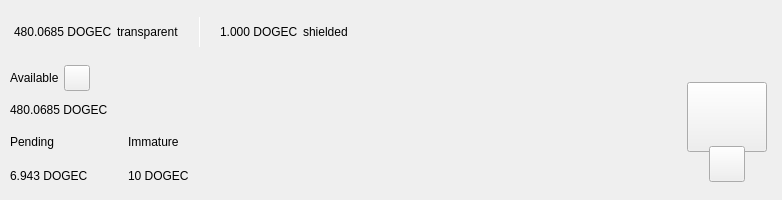
<?xml version="1.0" encoding="UTF-8"?>
<ui version="4.0">
 <class>TopBar</class>
 <widget class="QWidget" name="TopBar">
  <property name="geometry">
   <rect>
    <x>0</x>
    <y>0</y>
    <width>734</width>
    <height>200</height>
   </rect>
  </property>
  <property name="minimumSize">
   <size>
    <width>0</width>
    <height>200</height>
   </size>
  </property>
  <property name="maximumSize">
   <size>
    <width>16777215</width>
    <height>200</height>
   </size>
  </property>
  <property name="windowTitle">
   <string notr="true">N/A</string>
  </property>
  <layout class="QVBoxLayout" name="verticalLayout_10" stretch="0">
   <property name="spacing">
    <number>0</number>
   </property>
   <property name="leftMargin">
    <number>0</number>
   </property>
   <property name="topMargin">
    <number>0</number>
   </property>
   <property name="rightMargin">
    <number>0</number>
   </property>
   <property name="bottomMargin">
    <number>0</number>
   </property>
   <item>
    <widget class="PFBorderImage" name="containerTop">
     <layout class="QVBoxLayout" name="verticalLayout_11">
      <property name="spacing">
       <number>0</number>
      </property>
      <property name="leftMargin">
       <number>0</number>
      </property>
      <property name="topMargin">
       <number>0</number>
      </property>
      <property name="rightMargin">
       <number>0</number>
      </property>
      <property name="bottomMargin">
       <number>0</number>
      </property>
      <item>
       <widget class="QWidget" name="top_container_2" native="true">
        <property name="minimumSize">
         <size>
          <width>0</width>
          <height>65</height>
         </size>
        </property>
        <layout class="QHBoxLayout" name="top_container">
         <property name="spacing">
          <number>0</number>
         </property>
         <property name="leftMargin">
          <number>14</number>
         </property>
         <property name="topMargin">
          <number>0</number>
         </property>
         <property name="rightMargin">
          <number>14</number>
         </property>
         <property name="bottomMargin">
          <number>0</number>
         </property>
         <item alignment="Qt::AlignVCenter">
          <widget class="QWidget" name="widgetTopAmount" native="true">
           <property name="sizePolicy">
            <sizepolicy hsizetype="Preferred" vsizetype="Maximum">
             <horstretch>0</horstretch>
             <verstretch>0</verstretch>
            </sizepolicy>
           </property>
           <layout class="QHBoxLayout" name="horizontalLayout_5">
            <property name="spacing">
             <number>5</number>
            </property>
            <property name="leftMargin">
             <number>0</number>
            </property>
            <property name="topMargin">
             <number>0</number>
            </property>
            <property name="rightMargin">
             <number>0</number>
            </property>
            <property name="bottomMargin">
             <number>0</number>
            </property>
            <item alignment="Qt::AlignTop">
             <widget class="QLabel" name="labelAmountTopPiv">
              <property name="minimumSize">
               <size>
                <width>0</width>
                <height>36</height>
               </size>
              </property>
              <property name="styleSheet">
               <string notr="true">padding:0px;margin:0px;</string>
              </property>
              <property name="text">
               <string notr="true">480.0685 DOGEC</string>
              </property>
             </widget>
            </item>
            <item>
             <widget class="QLabel" name="labelTrans">
              <property name="text">
               <string>transparent</string>
              </property>
             </widget>
            </item>
            <item>
             <spacer name="horizontalSpacer_11">
              <property name="orientation">
               <enum>Qt::Horizontal</enum>
              </property>
              <property name="sizeType">
               <enum>QSizePolicy::Fixed</enum>
              </property>
              <property name="sizeHint" stdset="0">
               <size>
                <width>15</width>
                <height>20</height>
               </size>
              </property>
             </spacer>
            </item>
            <item alignment="Qt::AlignVCenter">
             <widget class="QLabel" name="typeSpacerTop">
              <property name="minimumSize">
               <size>
                <width>1</width>
                <height>30</height>
               </size>
              </property>
              <property name="maximumSize">
               <size>
                <width>1</width>
                <height>30</height>
               </size>
              </property>
              <property name="styleSheet">
               <string notr="true">background-color:white;
padding:0px;
border:none;</string>
              </property>
              <property name="text">
               <string/>
              </property>
             </widget>
            </item>
            <item>
             <spacer name="horizontalSpacer_12">
              <property name="orientation">
               <enum>Qt::Horizontal</enum>
              </property>
              <property name="sizeType">
               <enum>QSizePolicy::Fixed</enum>
              </property>
              <property name="sizeHint" stdset="0">
               <size>
                <width>15</width>
                <height>20</height>
               </size>
              </property>
             </spacer>
            </item>
            <item alignment="Qt::AlignTop">
             <widget class="QLabel" name="labelAmountTopShieldedPiv">
              <property name="minimumSize">
               <size>
                <width>0</width>
                <height>36</height>
               </size>
              </property>
              <property name="text">
               <string notr="true">1.000 DOGEC</string>
              </property>
             </widget>
            </item>
            <item>
             <widget class="QLabel" name="labelShield">
              <property name="text">
               <string>shielded</string>
              </property>
             </widget>
            </item>
           </layout>
          </widget>
         </item>
         <item>
          <spacer name="horizontalSpacer">
           <property name="orientation">
            <enum>Qt::Horizontal</enum>
           </property>
           <property name="sizeHint" stdset="0">
            <size>
             <width>40</width>
             <height>20</height>
            </size>
           </property>
          </spacer>
         </item>
         <item>
          <layout class="QHBoxLayout" name="horizontalLayout_4">
           <property name="spacing">
            <number>12</number>
           </property>
           <property name="rightMargin">
            <number>0</number>
           </property>
           <item alignment="Qt::AlignRight">
            <widget class="QWidget" name="layoutSync" native="true">
             <property name="minimumSize">
              <size>
               <width>0</width>
               <height>36</height>
              </size>
             </property>
             <property name="maximumSize">
              <size>
               <width>16777215</width>
               <height>36</height>
              </size>
             </property>
             <layout class="QVBoxLayout" name="verticalLayout_9">
              <property name="leftMargin">
               <number>0</number>
              </property>
              <property name="topMargin">
               <number>0</number>
              </property>
              <property name="rightMargin">
               <number>0</number>
              </property>
              <property name="bottomMargin">
               <number>0</number>
              </property>
              <item>
               <widget class="ExpandableButton" name="pushButtonSync" native="true">
                <property name="minimumSize">
                 <size>
                  <width>36</width>
                  <height>36</height>
                 </size>
                </property>
                <property name="maximumSize">
                 <size>
                  <width>16777215</width>
                  <height>36</height>
                 </size>
                </property>
               </widget>
              </item>
             </layout>
            </widget>
           </item>
           <item>
            <widget class="ExpandableButton" name="pushButtonHDUpgrade" native="true">
             <property name="minimumSize">
              <size>
               <width>36</width>
               <height>36</height>
              </size>
             </property>
            </widget>
           </item>
           <item>
            <widget class="ExpandableButton" name="pushButtonStack" native="true">
             <property name="minimumSize">
              <size>
               <width>36</width>
               <height>36</height>
              </size>
             </property>
            </widget>
           </item>
           <item>
            <widget class="ExpandableButton" name="pushButtonColdStaking" native="true">
             <property name="minimumSize">
              <size>
               <width>36</width>
               <height>36</height>
              </size>
             </property>
            </widget>
           </item>
           <item>
            <widget class="ExpandableButton" name="pushButtonConnection" native="true">
             <property name="minimumSize">
              <size>
               <width>36</width>
               <height>36</height>
              </size>
             </property>
            </widget>
           </item>
           <item>
            <widget class="ExpandableButton" name="pushButtonTor" native="true">
             <property name="minimumSize">
              <size>
               <width>36</width>
               <height>36</height>
              </size>
             </property>
            </widget>
           </item>
           <item>
            <widget class="ExpandableButton" name="pushButtonLock" native="true">
             <property name="sizePolicy">
              <sizepolicy hsizetype="Expanding" vsizetype="Expanding">
               <horstretch>0</horstretch>
               <verstretch>0</verstretch>
              </sizepolicy>
             </property>
             <property name="minimumSize">
              <size>
               <width>36</width>
               <height>0</height>
              </size>
             </property>
            </widget>
           </item>
           <item>
            <widget class="ExpandableButton" name="pushButtonTheme" native="true">
             <property name="minimumSize">
              <size>
               <width>36</width>
               <height>36</height>
              </size>
             </property>
             <property name="maximumSize">
              <size>
               <width>16777215</width>
               <height>36</height>
              </size>
             </property>
            </widget>
           </item>
           <item>
            <widget class="ExpandableButton" name="pushButtonFAQ" native="true">
             <property name="minimumSize">
              <size>
               <width>36</width>
               <height>36</height>
              </size>
             </property>
            </widget>
           </item>
          </layout>
         </item>
        </layout>
       </widget>
      </item>
      <item>
       <widget class="QWidget" name="bottom_container" native="true">
        <property name="minimumSize">
         <size>
          <width>0</width>
          <height>135</height>
         </size>
        </property>
        <layout class="QHBoxLayout" name="botton_container">
         <property name="leftMargin">
          <number>10</number>
         </property>
         <property name="topMargin">
          <number>0</number>
         </property>
         <property name="rightMargin">
          <number>10</number>
         </property>
         <property name="bottomMargin">
          <number>10</number>
         </property>
         <item>
          <layout class="QVBoxLayout" name="verticalLayout_7">
           <property name="spacing">
            <number>0</number>
           </property>
           <property name="leftMargin">
            <number>0</number>
           </property>
           <property name="rightMargin">
            <number>30</number>
           </property>
           <item>
            <layout class="QVBoxLayout" name="verticalLayout_2">
             <item>
              <layout class="QHBoxLayout" name="horizontalLayoutContainerAvailable">
               <property name="spacing">
                <number>5</number>
               </property>
               <item>
                <widget class="QLabel" name="labelTitle1">
                 <property name="text">
                  <string>Available</string>
                 </property>
                </widget>
               </item>
               <item>
                <widget class="QPushButton" name="pushButtonBalanceInfo">
                 <property name="minimumSize">
                  <size>
                   <width>26</width>
                   <height>26</height>
                  </size>
                 </property>
                 <property name="maximumSize">
                  <size>
                   <width>26</width>
                   <height>26</height>
                  </size>
                 </property>
                 <property name="mouseTracking">
                  <bool>true</bool>
                 </property>
                 <property name="focusPolicy">
                  <enum>Qt::NoFocus</enum>
                 </property>
                 <property name="text">
                  <string notr="true"/>
                 </property>
                 <property name="iconSize">
                  <size>
                   <width>24</width>
                   <height>24</height>
                  </size>
                 </property>
                 <property name="shortcut">
                  <string notr="true"/>
                 </property>
                </widget>
               </item>
               <item>
                <spacer name="horizontalSpacer_4">
                 <property name="orientation">
                  <enum>Qt::Horizontal</enum>
                 </property>
                 <property name="sizeType">
                  <enum>QSizePolicy::MinimumExpanding</enum>
                 </property>
                 <property name="sizeHint" stdset="0">
                  <size>
                   <width>20</width>
                   <height>20</height>
                  </size>
                 </property>
                </spacer>
               </item>
              </layout>
             </item>
             <item>
              <widget class="QLabel" name="labelAmountPiv">
               <property name="text">
                <string notr="true">480.0685 DOGEC</string>
               </property>
              </widget>
             </item>
            </layout>
           </item>
           <item>
            <widget class="QWidget" name="container_imm_pend" native="true">
             <layout class="QHBoxLayout" name="horizontalLayout_2">
              <property name="spacing">
               <number>0</number>
              </property>
              <property name="leftMargin">
               <number>0</number>
              </property>
              <property name="topMargin">
               <number>0</number>
              </property>
              <property name="rightMargin">
               <number>0</number>
              </property>
              <property name="bottomMargin">
               <number>0</number>
              </property>
              <item alignment="Qt::AlignLeft">
               <widget class="QWidget" name="container_pending" native="true">
                <property name="sizePolicy">
                 <sizepolicy hsizetype="Minimum" vsizetype="Preferred">
                  <horstretch>0</horstretch>
                  <verstretch>0</verstretch>
                 </sizepolicy>
                </property>
                <layout class="QVBoxLayout" name="verticalLayout_3">
                 <property name="leftMargin">
                  <number>0</number>
                 </property>
                 <property name="topMargin">
                  <number>0</number>
                 </property>
                 <property name="rightMargin">
                  <number>0</number>
                 </property>
                 <property name="bottomMargin">
                  <number>0</number>
                 </property>
                 <item>
                  <widget class="QLabel" name="labelTitle3">
                   <property name="text">
                    <string>Pending</string>
                   </property>
                  </widget>
                 </item>
                 <item>
                  <widget class="QLabel" name="labelPendingPiv">
                   <property name="text">
                    <string notr="true">6.943 DOGEC</string>
                   </property>
                  </widget>
                 </item>
                </layout>
               </widget>
              </item>
              <item>
               <spacer name="horizontalSpacer_3">
                <property name="orientation">
                 <enum>Qt::Horizontal</enum>
                </property>
                <property name="sizeType">
                 <enum>QSizePolicy::Fixed</enum>
                </property>
                <property name="sizeHint" stdset="0">
                 <size>
                  <width>40</width>
                  <height>20</height>
                 </size>
                </property>
               </spacer>
              </item>
              <item alignment="Qt::AlignLeft">
               <widget class="QWidget" name="container_immature" native="true">
                <property name="sizePolicy">
                 <sizepolicy hsizetype="Minimum" vsizetype="Preferred">
                  <horstretch>0</horstretch>
                  <verstretch>0</verstretch>
                 </sizepolicy>
                </property>
                <layout class="QVBoxLayout" name="verticalLayout_4">
                 <property name="leftMargin">
                  <number>0</number>
                 </property>
                 <property name="topMargin">
                  <number>0</number>
                 </property>
                 <property name="rightMargin">
                  <number>0</number>
                 </property>
                 <property name="bottomMargin">
                  <number>0</number>
                 </property>
                 <item>
                  <widget class="QLabel" name="labelTitle4">
                   <property name="text">
                    <string>Immature</string>
                   </property>
                  </widget>
                 </item>
                 <item>
                  <widget class="QLabel" name="labelImmaturePiv">
                   <property name="text">
                    <string notr="true">10 DOGEC</string>
                   </property>
                  </widget>
                 </item>
                </layout>
               </widget>
              </item>
              <item>
               <spacer name="horizontalSpacer_5">
                <property name="orientation">
                 <enum>Qt::Horizontal</enum>
                </property>
                <property name="sizeHint" stdset="0">
                 <size>
                  <width>40</width>
                  <height>20</height>
                 </size>
                </property>
               </spacer>
              </item>
             </layout>
            </widget>
           </item>
          </layout>
         </item>
         <item>
          <spacer name="horizontalSpacer_2">
           <property name="orientation">
            <enum>Qt::Horizontal</enum>
           </property>
           <property name="sizeHint" stdset="0">
            <size>
             <width>40</width>
             <height>20</height>
            </size>
           </property>
          </spacer>
         </item>
         <item alignment="Qt::AlignHCenter|Qt::AlignVCenter">
          <widget class="QWidget" name="qrContainer" native="true">
           <property name="sizePolicy">
            <sizepolicy hsizetype="Preferred" vsizetype="Minimum">
             <horstretch>0</horstretch>
             <verstretch>0</verstretch>
            </sizepolicy>
           </property>
           <property name="minimumSize">
            <size>
             <width>90</width>
             <height>110</height>
            </size>
           </property>
           <property name="maximumSize">
            <size>
             <width>90</width>
             <height>110</height>
            </size>
           </property>
           <layout class="QVBoxLayout" name="containerQR">
            <property name="spacing">
             <number>0</number>
            </property>
            <property name="leftMargin">
             <number>5</number>
            </property>
            <property name="topMargin">
             <number>10</number>
            </property>
            <property name="rightMargin">
             <number>5</number>
            </property>
            <property name="bottomMargin">
             <number>0</number>
            </property>
            <item>
             <widget class="QPushButton" name="btnQr">
              <property name="minimumSize">
               <size>
                <width>70</width>
                <height>70</height>
               </size>
              </property>
              <property name="maximumSize">
               <size>
                <width>16777215</width>
                <height>70</height>
               </size>
              </property>
              <property name="focusPolicy">
               <enum>Qt::NoFocus</enum>
              </property>
              <property name="text">
               <string/>
              </property>
              <property name="iconSize">
               <size>
                <width>70</width>
                <height>70</height>
               </size>
              </property>
             </widget>
            </item>
            <item>
             <spacer name="verticalSpacer">
              <property name="orientation">
               <enum>Qt::Vertical</enum>
              </property>
              <property name="sizeType">
               <enum>QSizePolicy::Fixed</enum>
              </property>
              <property name="sizeHint" stdset="0">
               <size>
                <width>20</width>
                <height>20</height>
               </size>
              </property>
             </spacer>
            </item>
            <item alignment="Qt::AlignHCenter|Qt::AlignBottom">
             <widget class="QPushButton" name="pushButtonQR">
              <property name="minimumSize">
               <size>
                <width>36</width>
                <height>36</height>
               </size>
              </property>
              <property name="maximumSize">
               <size>
                <width>36</width>
                <height>36</height>
               </size>
              </property>
              <property name="focusPolicy">
               <enum>Qt::NoFocus</enum>
              </property>
              <property name="text">
               <string/>
              </property>
             </widget>
            </item>
           </layout>
          </widget>
         </item>
        </layout>
       </widget>
      </item>
     </layout>
    </widget>
   </item>
  </layout>
 </widget>
 <customwidgets>
  <customwidget>
   <class>ExpandableButton</class>
   <extends>QWidget</extends>
   <header>qt/dogecash/expandablebutton.h</header>
   <container>1</container>
  </customwidget>
  <customwidget>
   <class>PFBorderImage</class>
   <extends>QFrame</extends>
   <header>qt/dogecash/pfborderimage.h</header>
   <container>1</container>
  </customwidget>
 </customwidgets>
 <resources/>
 <connections/>
</ui>
